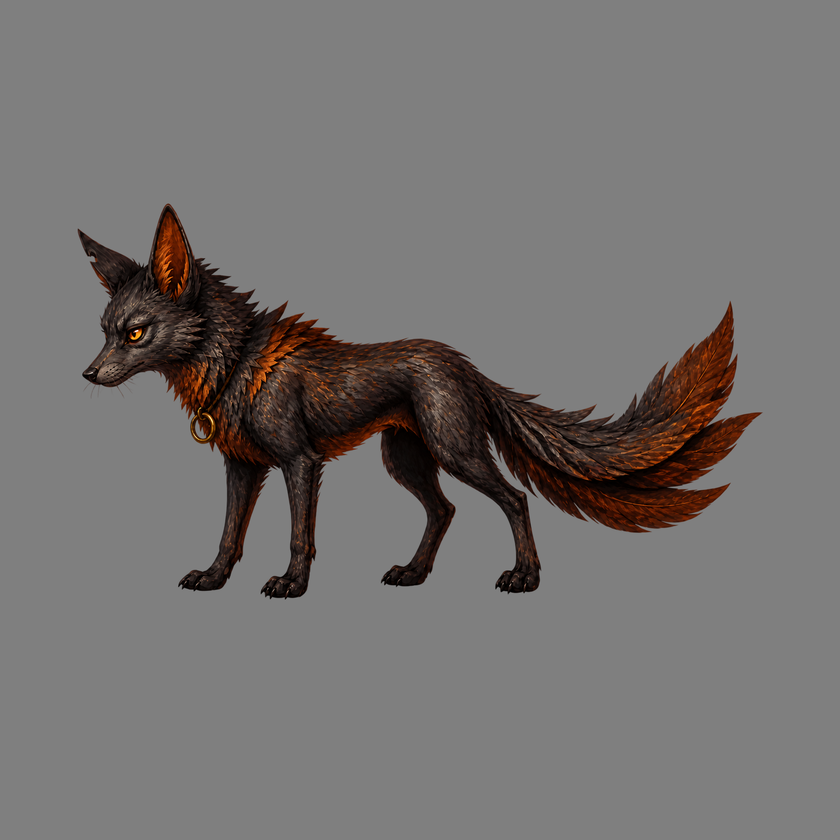
#> input picture apps/game/art/characters/shorok-blender/triposr-v1/0/input.png, 840 x 840 px, shrunk from 1842 x 1842 before the run
$ python remove_chroma.py ../art/characters/shorok-blender/triposr-v1/0/input.png out.png
#> lines starting #> are read from the running program, lines starting #| are printed output that depends on the picture; after the words box and inside, x2 and y2 are one past the last pixel; in counts of white or black regions, pixels touching at a corner belong together
"""Turn a generated solid-chroma asset into a real transparent PNG.

The generator is asked for a flat green backdrop because an illustrated
checkerboard is not transparency.  This tool estimates that backdrop from the
four corners, builds a narrow anti-aliased alpha edge, and removes green spill
from partially transparent pixels.
"""

from __future__ import annotations

import argparse
from pathlib import Path

import numpy as np
from PIL import Image


def _corner_background(rgb: np.ndarray, sample: int = 64) -> np.ndarray:
    height, width, _ = rgb.shape
    size = max(1, min(sample, height // 4, width // 4))
    corners = np.concatenate(
        (
            rgb[:size, :size].reshape(-1, 3),
            rgb[:size, -size:].reshape(-1, 3),
            rgb[-size:, :size].reshape(-1, 3),
            rgb[-size:, -size:].reshape(-1, 3),
        ),
        axis=0,
    )
    return np.median(corners, axis=0).astype(np.float32)


def remove_chroma(
    source: Path,
    destination: Path,
    transparent_distance: float = 28.0,
    opaque_distance: float = 105.0,
    background_override: np.ndarray | None = None,
) -> tuple[np.ndarray, np.ndarray]:
#> called with transparent_distance = 28, opaque_distance = 105
    image = Image.open(source).convert("RGB")
#> image is the input picture: PIL image 840x840 RGB; mean R, G, B 116.8, 113.5, 112.1
    rgb = np.asarray(image, dtype=np.float32)
    background = (
        background_override.astype(np.float32)
        if background_override is not None
        else _corner_background(rgb)
    )
#> background = [127, 127, 127]

    distance = np.linalg.norm(rgb - background, axis=2)
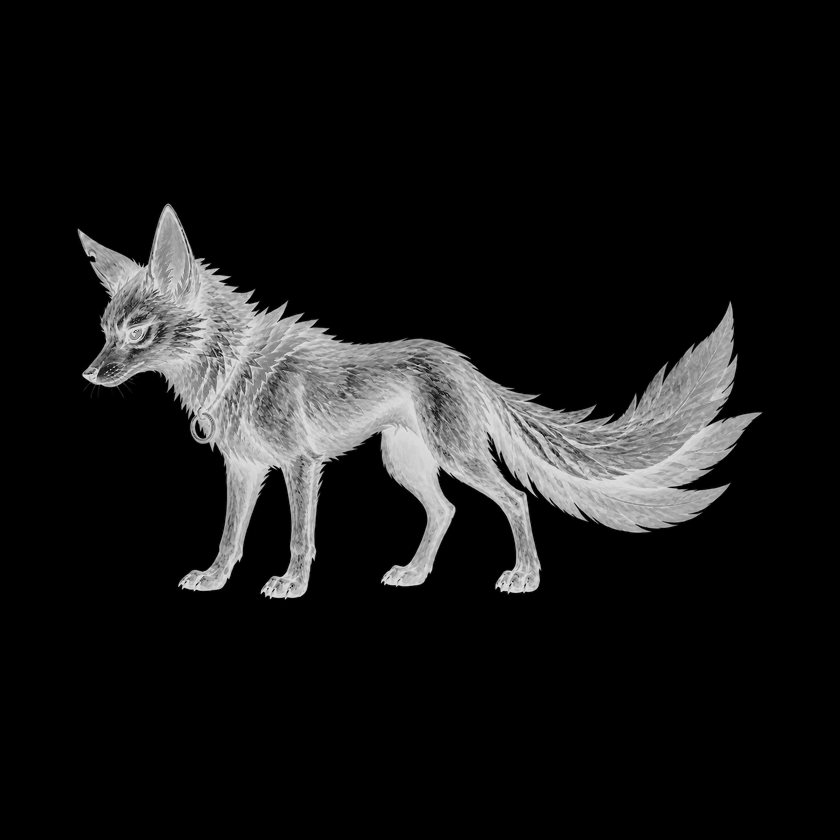
#> distance: shape (840, 840) float32; min 0, max 220, mean 23
    alpha = np.clip(
        (distance - transparent_distance)
        / (opaque_distance - transparent_distance),
        0.0,
        1.0,
    )
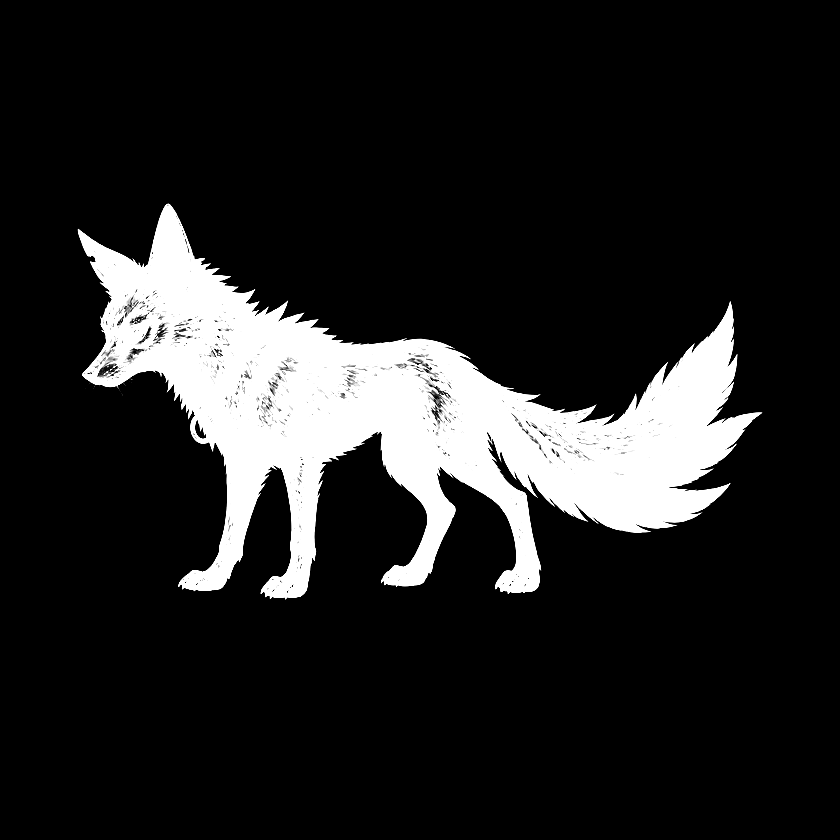
#> alpha: shape (840, 840) float32; min 0, max 1, mean 0.137
    # Smoothstep keeps the fringe narrow without making the contour jagged.
    alpha = alpha * alpha * (3.0 - 2.0 * alpha)

    # Reverse the chroma composite for edge pixels to prevent green halos.
    recovered = rgb.copy()
    safe_alpha = np.maximum(alpha[..., None], 0.05)
    recovered = (rgb - (1.0 - alpha[..., None]) * background) / safe_alpha
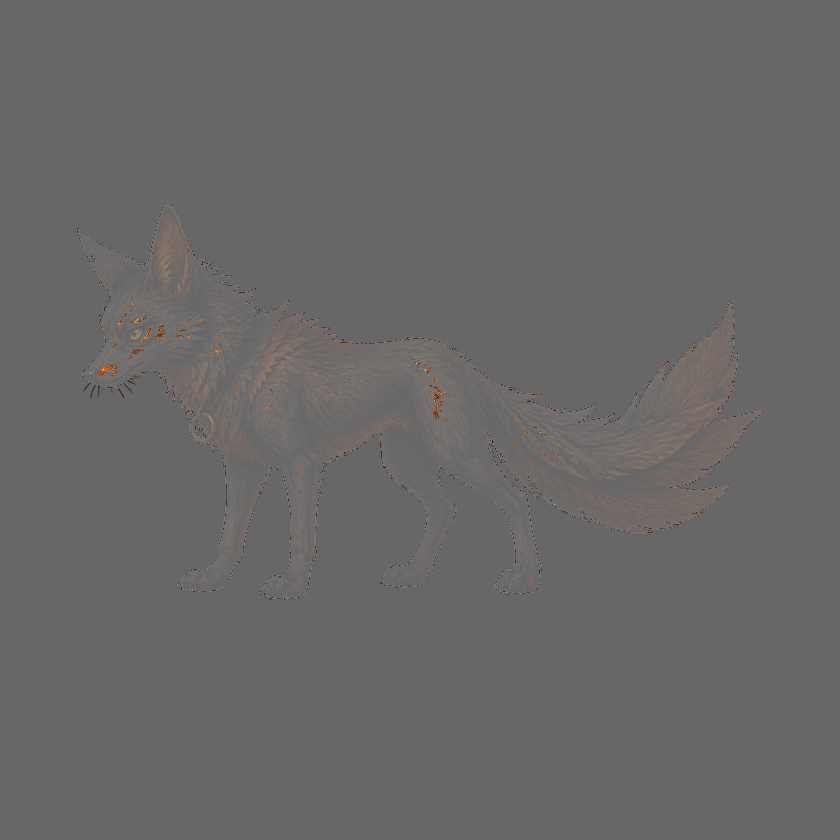
#> recovered: shape (840, 840, 3) float32; mean R, G, B 7.5, 3.5, 1.8; drawn with min black and max white
    recovered = np.clip(recovered, 0.0, 255.0)
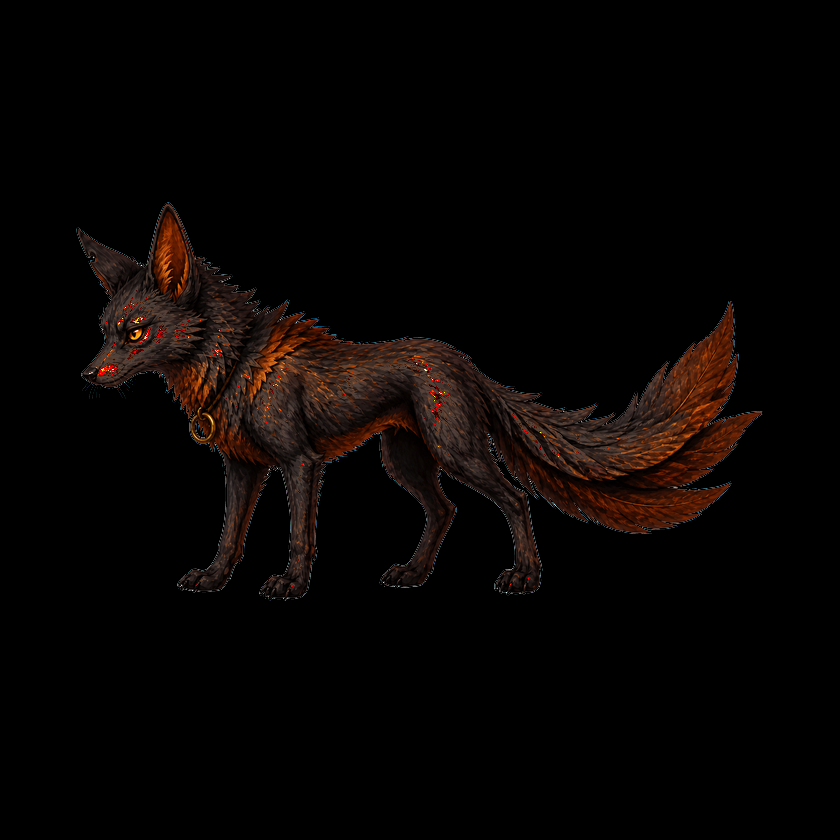
#> recovered: shape (840, 840, 3) float32; mean R, G, B 7.9, 4.4, 3.1
    if background[1] > background[0] * 2 and background[1] > background[2] * 2:
        non_green = np.maximum(recovered[..., 0], recovered[..., 2]) + 4.0
        green_spill = recovered[..., 1] > non_green
        recovered[..., 1][green_spill] = non_green[green_spill]
    alpha[alpha < 0.03] = 0.0
#> alpha: shape (840, 840) float32; min 0, max 1, mean 0.138
    recovered[alpha <= 0.0] = 0.0
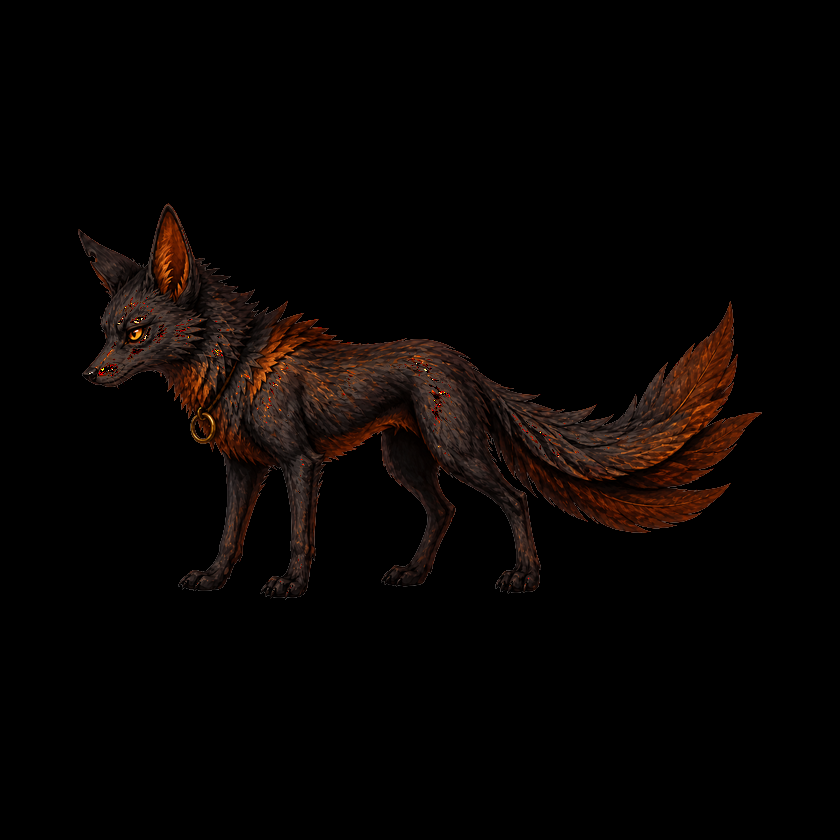
#> recovered: shape (840, 840, 3) float32; 0.53% of pixels changed, all inside (x1, y1, x2, y2) = (76, 202, 763, 601)

    rgba = np.dstack((recovered.astype(np.uint8), (alpha * 255).astype(np.uint8)))
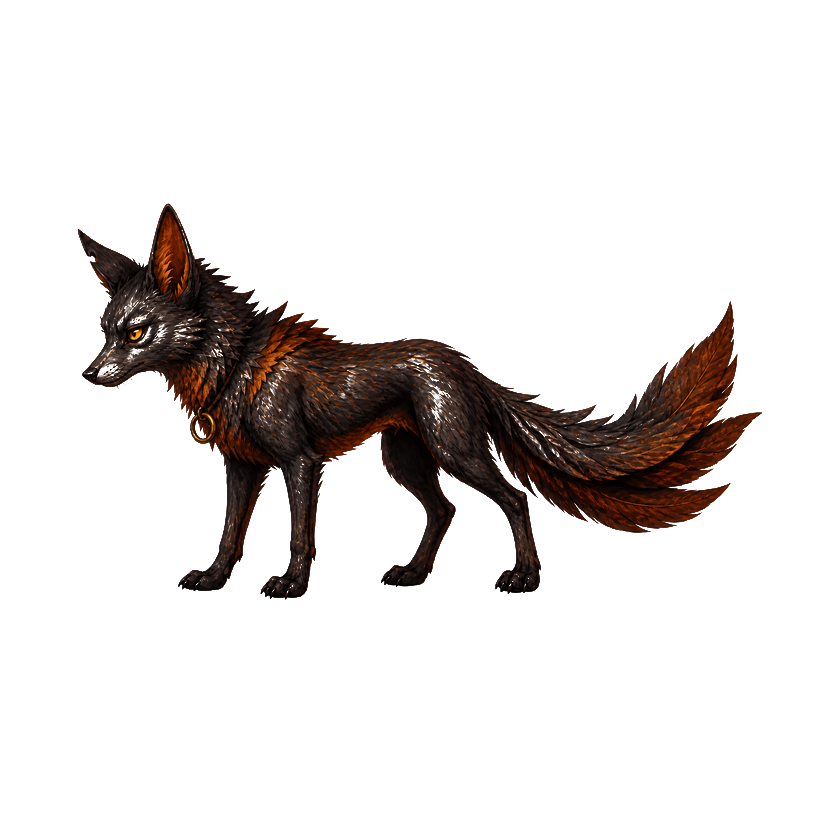
#> rgba: shape (840, 840, 4); mean R, G, B, A 7.6, 4.1, 2.7, 35.1; transparent parts drawn white
    destination.parent.mkdir(parents=True, exist_ok=True)
    Image.fromarray(rgba, mode="RGBA").save(destination)
    return background, rgba[..., 3]


def main() -> None:
    parser = argparse.ArgumentParser()
    parser.add_argument("source", type=Path)
    parser.add_argument("destination", type=Path)
    parser.add_argument("--transparent-distance", type=float, default=28.0)
    parser.add_argument("--opaque-distance", type=float, default=105.0)
    parser.add_argument(
        "--background-hex",
        help="Optional six-digit chroma color, for example 00FF00.",
    )
    args = parser.parse_args()

    background_override = None
    if args.background_hex:
        value = args.background_hex.removeprefix("#")
        if len(value) != 6:
            raise ValueError("--background-hex must contain six hex digits")
        background_override = np.array(
            [int(value[index : index + 2], 16) for index in (0, 2, 4)],
            dtype=np.float32,
        )

    background, alpha = remove_chroma(
        args.source,
        args.destination,
        args.transparent_distance,
        args.opaque_distance,
        background_override,
    )
#> background = [127, 127, 127]
    print(
        f"saved={args.destination} mode=RGBA "
        f"background={background.round(1).tolist()} "
        f"alpha=({int(alpha.min())},{int(alpha.max())})"
    )
#| saved=out.png mode=RGBA background=[127.0, 127.0, 127.0] alpha=(0,255)


if __name__ == "__main__":
    main()
